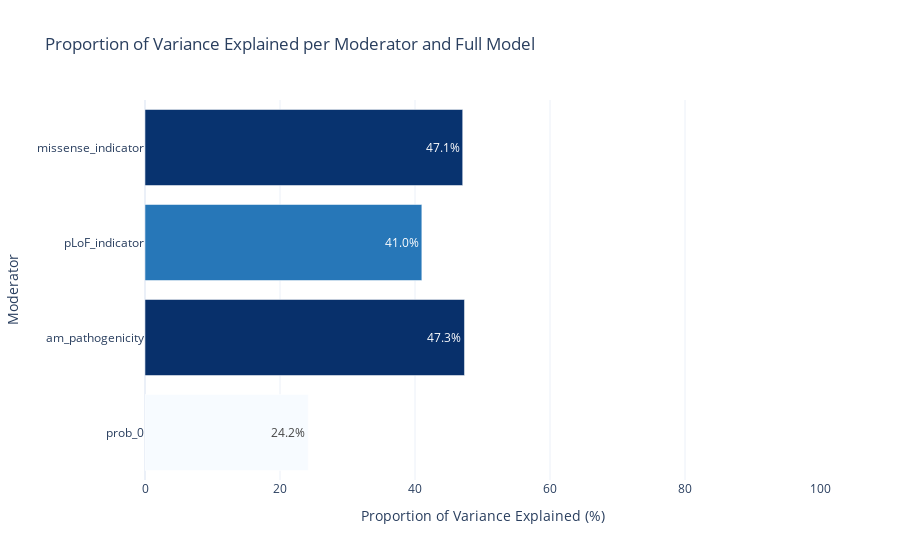

Here is the notebook cell this chart was saved with:
### Code cell
uv.plot_proportion_variance_explained(df_filtered, fitted_values_full, style="plotly", gene_filter=["APOB"])

### Figure 1 — Plotly figure (JSON) as saved in the notebook; plotly's stock layout.template omitted (floating-point values rounded to 4 significant figures)
{"data": [{"hovertemplate": "Proportion of Variance Explained (%)=%{marker.color}<br>Moderator=%{y}<extra></extra>", "legendgroup": "", "marker": {"color": [24.18, 47.33, 41.01, 47.07], "coloraxis": "coloraxis", "pattern": {"shape": ""}}, "name": "", "orientation": "h", "showlegend": false, "text": [24.18, 47.33, 41.01, 47.07], "textposition": "inside", "texttemplate": "%{text:.1f}%", "type": "bar", "x": [24.18, 47.33, 41.01, 47.07], "xaxis": "x", "y": ["prob_0", "am_pathogenicity", "pLoF_indicator", "missense_indicator"], "yaxis": "y"}], "layout": {"barmode": "relative", "coloraxis": {"colorbar": {"title": {"text": "Proportion of Variance Explained (%)"}}, "colorscale": [[0, "rgb(247,251,255)"], [0.125, "rgb(222,235,247)"], [0.25, "rgb(198,219,239)"], [0.375, "rgb(158,202,225)"], [0.5, "rgb(107,174,214)"], [0.625, "rgb(66,146,198)"], [0.75, "rgb(33,113,181)"], [0.875, "rgb(8,81,156)"], [1, "rgb(8,48,107)"]], "showscale": false}, "legend": {"tracegroupgap": 0}, "title": {"text": "Proportion of Variance Explained per Moderator and Full Model"}, "xaxis": {"anchor": "y", "domain": [0, 1], "range": [0, 100], "title": {"text": "Proportion of Variance Explained (%)"}}, "yaxis": {"anchor": "x", "categoryarray": ["prob_0", "am_pathogenicity", "pLoF_indicator", "missense_indicator"], "categoryorder": "array", "domain": [0, 1], "title": {"text": "Moderator"}}}}
